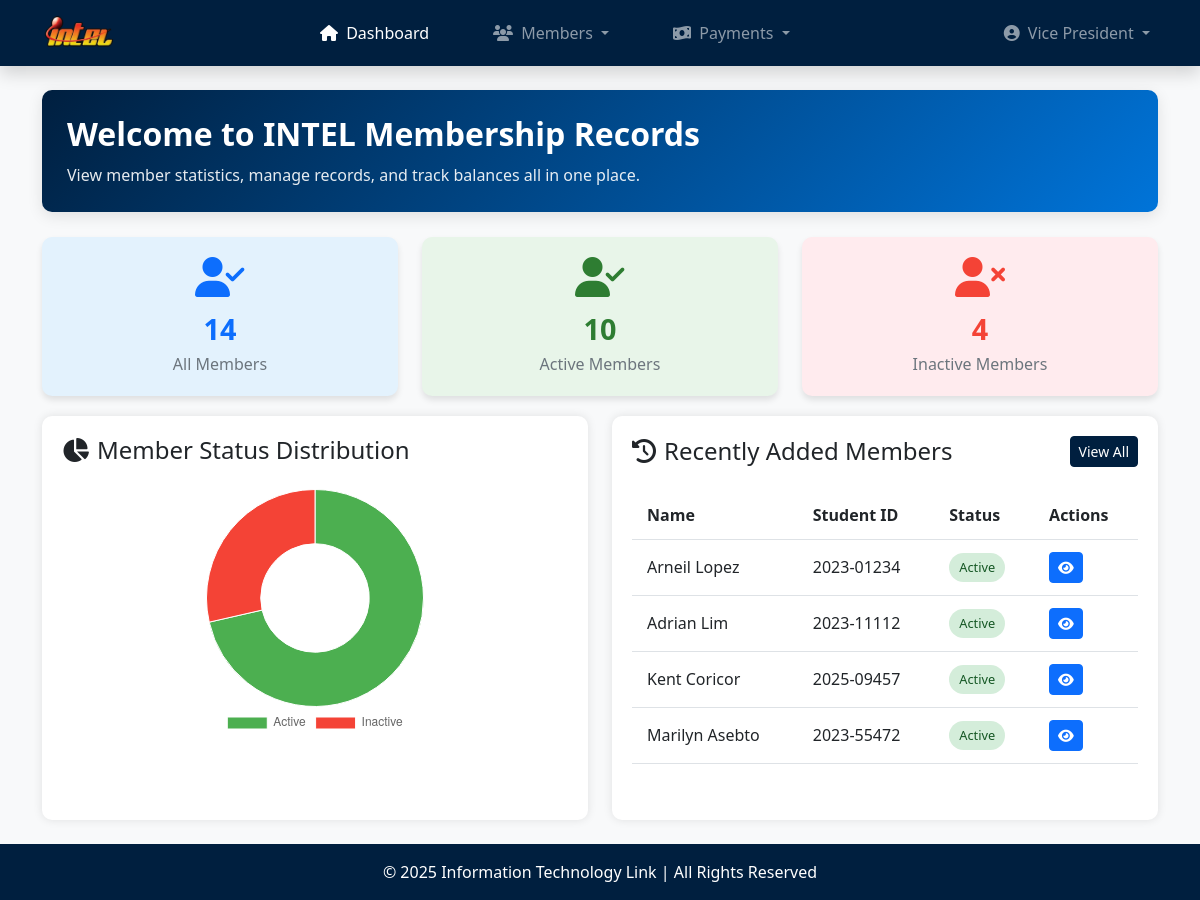
Screenshot of /index.php (signed in) with the database file from the repository.
### tables this page shows
CREATE TABLE `members` (
  `member_id` varchar(25) NOT NULL,
  `last_name` varchar(30) NOT NULL,
  `first_name` varchar(30) NOT NULL,
  `middle_name` varchar(30) DEFAULT NULL,
  `contact_num` varchar(15) NOT NULL,
  `email` varchar(60) NOT NULL,
  `status` enum('Active','Inactive') NOT NULL,
  `membership_date` timestamp NOT NULL DEFAULT current_timestamp()
);

### index.php (the view, shortened to what this page needs)
<?php
    require_once('database.php');
    $stats = [];
    $stmt = $conn->prepare("SELECT COUNT(*) AS total FROM members");
    $stmt->execute();
    $result = $stmt->get_result();
    $stats['total_members'] = $result->fetch_assoc()['total'];
    $stmt = $conn->prepare("SELECT COUNT(*) AS active FROM members WHERE status = 'Active'");
    $stmt->execute();
    $result = $stmt->get_result();
    $stats['active_members'] = $result->fetch_assoc()['active'];
    $stmt = $conn->prepare("SELECT COUNT(*) AS inactive FROM members WHERE status = 'Inactive'");
    $stmt->execute();
    $result = $stmt->get_result();
    $stats['inactive_members'] = $result->fetch_assoc()['inactive'];
    $stmt = $conn->prepare("
        SELECT member_id, first_name, last_name, status
        FROM members
        ORDER BY membership_date DESC
        LIMIT 4
    ");
    $stmt->execute();
    $recent_members = $stmt->get_result();
?>
<!DOCTYPE html>
<html lang="en">
<head>
    <link rel="stylesheet" href="https://cdn.jsdelivr.net/npm/bootstrap@5.3.0-alpha1/dist/css/bootstrap.min.css">
    <link rel="stylesheet" href="https://cdnjs.cloudflare.com/ajax/libs/font-awesome/6.4.0/css/all.min.css">
</head>
<body>
    <?php include('navbar.php'); ?>
    <main class="container my-4">
        <div class="welcome-banner">
            <div class="row align-items-center">
                <div class="col-lg-8">
                    <h2>Welcome to INTEL Membership Records</h2>
                    <p>View member statistics, manage records, and track balances all in one place.</p>
                </div>
            </div>
        </div>
        <div class="row">
            <div class="col-md-4">
                <div class="stat-card bg-light-blue text-center">
                    <i class="fas fa-user-check"></i>
                    <h3><?php echo number_format($stats['total_members']); ?></h3>
                    <p>All Members</p>
                </div>
            </div>
            <div class="col-md-4">
                <div class="stat-card bg-light-green text-center">
                    <i class="fas fa-user-check"></i>
                    <h3><?php echo number_format($stats['active_members']); ?></h3>
                    <p>Active Members</p>
                </div>
            </div>
            <div class="col-md-4">
                <div class="stat-card bg-light-danger text-center">
                    <i class="fas fa-user-xmark"></i>
                    <h3><?php echo number_format($stats['inactive_members']); ?></h3>
                    <p>Inactive Members</p>
                </div>
            </div>
        </div>
        <div class="row">
            <div class="col-lg-6">
                <div class="dashboard-container h-100">
                    <h4 class="mb-4"><i class="fas fa-chart-pie me-2"></i>Member Status Distribution</h4>
                    <div class="chart-container">
                        <canvas id="statusChart"></canvas>
                    </div>
                </div>
            </div>
            <div class="col-lg-6">
                <div class="dashboard-container h-100">
                    <div class="d-flex justify-content-between align-items-center mb-4">
                        <h4 class="mb-0"><i class="fas fa-history me-2"></i>Recently Added Members</h4>
                        <a href="members.php" class="btn btn-sm btn-navy">View All</a>
                    </div>
                    <div class="table-responsive">
                        <table class="table table-hover recent-table">
                            <thead>
                                <tr>
                                    <th>Name</th>
                                    <th>Student ID</th>
                                    <th>Status</th>
                                    <th>Actions</th>
                                </tr>
                            </thead>
                            <tbody>
                                <?php if($recent_members->num_rows > 0): ?>
                                    <?php while($member = $recent_members->fetch_assoc()): ?>
                                        <tr>
                                            <td><?php echo htmlspecialchars($member['first_name'] . ' ' . $member['last_name']); ?></td>
                                            <td><?php echo htmlspecialchars($member['member_id']); ?></td>
                                            <td>
                                                <?php
                                                    $status_class = '';
                                                    switch ($member['status']) {
                                                        case 'Active':
                                                            $status_class = 'status-active';
                                                            break;
                                                    }
                                                ?>
                                                <span class="status-badge <?php echo $status_class; ?>">
                                                    <?php echo htmlspecialchars($member['status']); ?>
                                                </span>
                                            </td>
                                            <td>
                                                <a href="view_member.php?id=<?php echo $member['member_id']; ?>" class="btn btn-sm btn-primary" title="View">
                                                    <i class="fas fa-eye"></i>
                                                </a>
                                            </td>
                                        </tr>
                                    <?php endwhile; ?>
                                <?php else: ?>
                                    <tr>
                                        <td colspan="4" class="text-center">No members found</td>
                                    </tr>
                                <?php endif; ?>
                            </tbody>
                        </table>
                    </div>
                </div>
            </div>
        </div>
    </main>
    <footer class="bg-navy text-white text-center py-3 mt-auto">
        <p class="mb-0">&copy; 2025 Information Technology Link | All Rights Reserved</p>
    </footer>
    <script>
        // Status distribution chart
        const statusCtx = document.getElementById('statusChart').getContext('2d');
        const statusChart = new Chart(statusCtx, {
            type: 'doughnut',
            data: {
                labels: ['Active', 'Inactive'],
                datasets: [{
                    data: [
                        <?php echo $stats['active_members']; ?>,
                        <?php echo $stats['inactive_members']; ?>,
                    ],
                    backgroundColor: [
                        '#4CAF50',  // green for active
                        '#F44336',  // red for inactive
                    ],
                    borderWidth: 1
                }]
            },
            options: {
                responsive: true,
                maintainAspectRatio: false,
                plugins: {
                    legend: {
                        position: 'bottom'
                    }
                }
            }
        });
        document.addEventListener("DOMContentLoaded", function() {
            setTimeout(function() {
                let alertBox = document.querySelector(".alert");
                if (alertBox) {
                    alertBox.style.transition = "opacity 0.5s";
                    alertBox.style.opacity = "0";
                    setTimeout(() => alertBox.style.display = "none", 500);
                }
            }, 2500); // 2.5 seconds delay
        });
    </script>
</body>
</html>

### index.php (style rules this page uses)
html, body { height: 100%; margin: 0; display: flex; flex-direction: column; background-color: #f8f9fa; }
main { flex: 1; }
.bg-navy { background-color: #001f3f !important; }
.text-white { color: #ffffff !important; }
.btn-navy { background-color: #001f3f; border-color: #001f3f; color: #fff; }
.dashboard-container { background-color: #ffffff; border-radius: 10px; box-shadow: 0 0 10px rgba(0,0,0,0.1); padding: 20px; margin-bottom: 20px; }
.stat-card { border-radius: 10px; padding: 20px; margin-bottom: 20px; box-shadow: 0 4px 6px rgba(0,0,0,0.1); transition: transform 0.3s ease; }
.stat-card i { font-size: 2.5rem; margin-bottom: 15px; }
.stat-card h3 { font-size: 1.8rem; font-weight: 700; margin-bottom: 5px; }
.stat-card p { color: #6c757d; margin-bottom: 0; }
.bg-light-blue { background-color: #e3f2fd; color: #0d6efd; }
.bg-light-green { background-color: #e8f5e9; color: #2e7d32; }
.bg-light-danger { background-color: #ffebee; color: #f44336; }
.recent-table th, .recent-table td { padding: 12px 15px; vertical-align: middle; }
.status-badge { display: inline-block; padding: 5px 10px; border-radius: 20px; font-weight: 500; font-size: 0.8rem; }
.status-active { background-color: #d4edda; color: #155724; }
.chart-container { position: relative; height: 250px; width: 100%; }
.welcome-banner { background: linear-gradient(135deg, #001f3f 0%, #0074d9 100%); border-radius: 10px; padding: 25px; margin-bottom: 25px; color: white; box-shadow: 0 4px 15px rgba(0,0,0,0.1); }
.welcome-banner h2 { font-weight: 700; margin-bottom: 10px; }
.welcome-banner p { margin-bottom: 0; opacity: 0.9; }

### rows the page displays
members: first_name+last_name "Arneil Lopez", member_id "2023-01234", status "Active"
members: first_name+last_name "Adrian Lim", member_id "2023-11112", status "Active"
members: first_name+last_name "Kent Coricor", member_id "2025-09457", status "Active"
members: first_name+last_name "Marilyn Asebto", member_id "2023-55472", status "Active"

### other values shown
$role_name "Vice President"
$stats['total_members'] "14"
$stats['active_members'] "10"
$stats['inactive_members'] "4"
chart data {{ $stats['active_members'] }} 10
chart data {{ $stats['inactive_members'] }} 4
